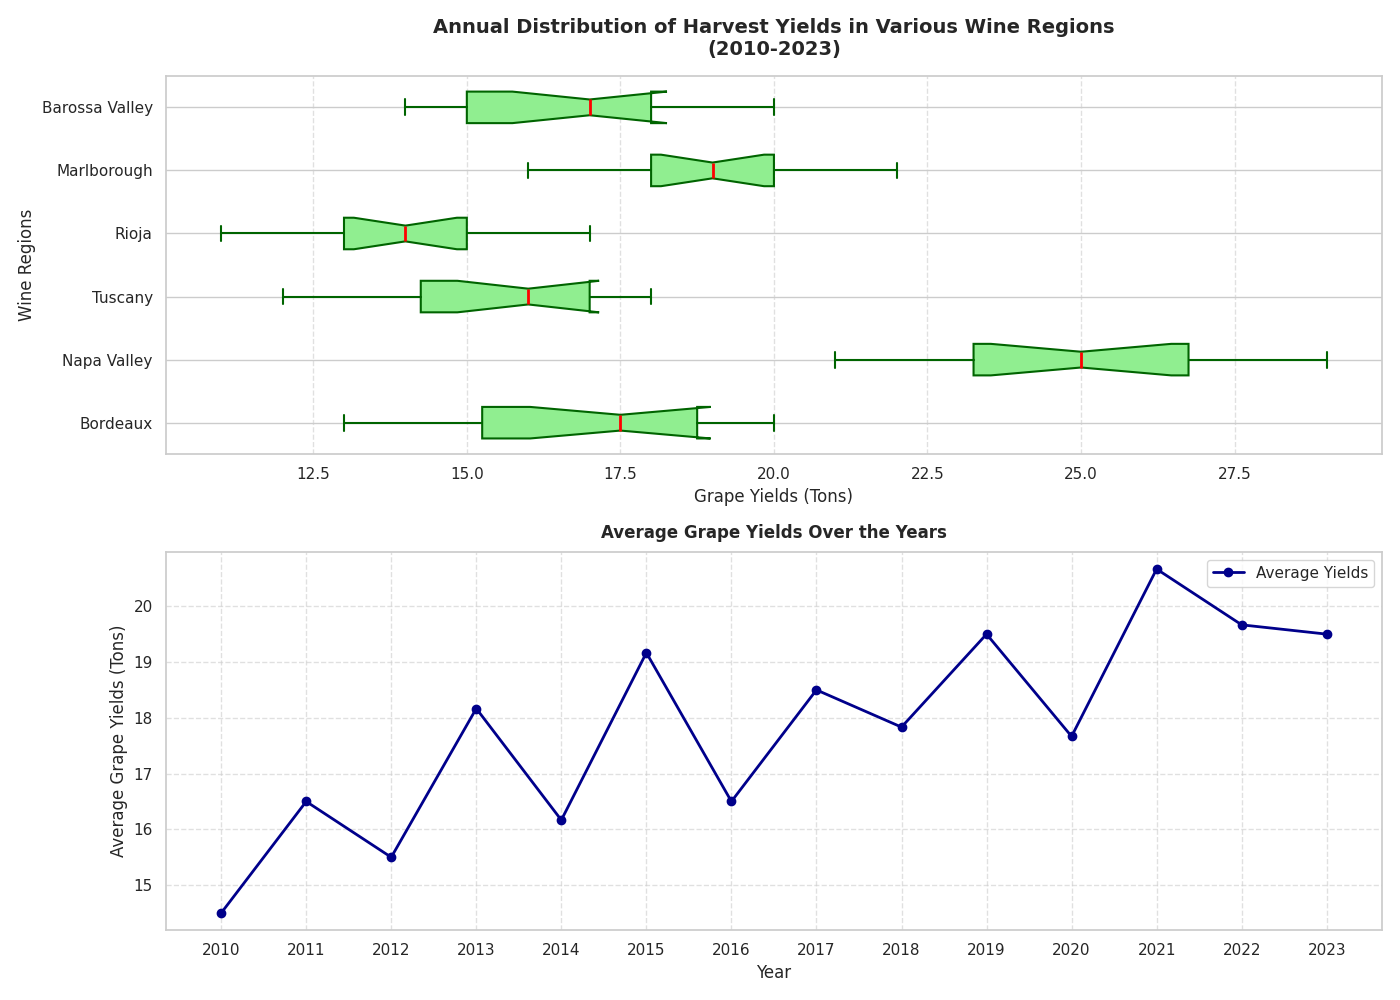

The Python source for this figure:
import matplotlib.pyplot as plt

bordeaux_yields = [13, 16, 15, 18, 14, 20, 16, 19, 17, 18, 15, 19, 20, 18]
napa_valley_yields = [21, 23, 22, 24, 23, 26, 25, 24, 27, 26, 25, 28, 29, 27]
tuscany_yields = [12, 14, 13, 16, 15, 17, 14, 16, 15, 17, 16, 18, 17, 18]
rioja_yields = [11, 13, 12, 15, 12, 14, 13, 15, 14, 16, 13, 17, 15, 16]
marlborough_yields = [16, 18, 17, 19, 18, 20, 17, 19, 18, 21, 20, 22, 19, 21]
barossa_valley_yields = [14, 15, 14, 17, 15, 18, 14, 18, 16, 19, 17, 20, 18, 17]

yield_data = [
    bordeaux_yields,
    napa_valley_yields,
    tuscany_yields,
    rioja_yields,
    marlborough_yields,
    barossa_valley_yields
]

regions = ['Bordeaux', 'Napa Valley', 'Tuscany', 'Rioja', 'Marlborough', 'Barossa Valley']

fig, ax = plt.subplots(2, 1, figsize=(14, 10))

ax[0].boxplot(yield_data, patch_artist=True, notch=True, vert=False,
              boxprops=dict(facecolor='lightgreen', color='darkgreen', linewidth=1.5),
              whiskerprops=dict(color='darkgreen', linewidth=1.5),
              capprops=dict(color='darkgreen', linewidth=1.5),
              medianprops=dict(color='red', linewidth=2),
              flierprops=dict(marker='o', color='darkgreen', alpha=0.5))

ax[0].set_title('Annual Distribution of Harvest Yields in Various Wine Regions\n(2010-2023)', fontsize=14, fontweight='bold', pad=15)
ax[0].set_xlabel('Grape Yields (Tons)', fontsize=12)
ax[0].set_ylabel('Wine Regions', fontsize=12)
ax[0].set_yticklabels(regions)
ax[0].grid(axis='x', linestyle='--', alpha=0.6)

years = list(range(2010, 2024))
average_yields_per_year = [
    sum(yields) / len(yields) for yields in zip(*yield_data)
]

ax[1].plot(years, average_yields_per_year, marker='o', color='darkblue', linewidth=2, label='Average Yields')
ax[1].set_title('Average Grape Yields Over the Years', fontsize=12, fontweight='bold', pad=10)
ax[1].set_xlabel('Year', fontsize=12)
ax[1].set_ylabel('Average Grape Yields (Tons)', fontsize=12)
ax[1].set_xticks(years)
ax[1].legend()
ax[1].grid(linestyle='--', alpha=0.6)

plt.tight_layout()
plt.show()
